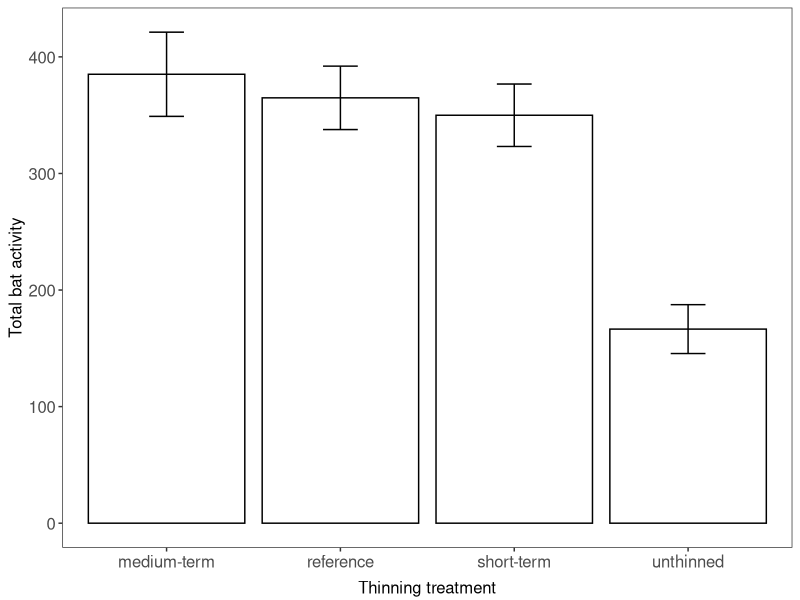

R code for this plot:
## ---- chunk 1
library(dplyr)
## ---- chunk 2
Bats <- read.csv(file="Bats_data.csv", header=T, stringsAsFactors=F)
## ---- chunk 3
summarise(Bats, Mean.Activity=mean(Activity))
## ---- chunk 4
summarise(Bats, mean.activity=mean(Activity),       # mean
          min.Activity=min(Activity),               # minimum
          max.Activity=max(Activity),               # maximum
          med.Activity=median(Activity),            # median
          sd.Activity=sd(Activity),                 # standard deviation
          var.Activity=var(Activity),               # variance
          n.Activity=n(),                           # sample size
          se.Activity=sd.Activity/sqrt(n.Activity), # standard error
          IQR.Activity=IQR(Activity))               # interquartile range
## ---- chunk 5
summarise(Bats, first.site=first(Site),     # first value in Site variable
          last.Site=last(Site),             # last value in Site variable
          third.Site=nth(Site, 3),          # nth value of Site
          n.Sites=n_distinct(Site))         # number of distinct sites
## ---- chunk 6
Bats_by_Treatment <- group_by(Bats, Treatment.thinned)
## ---- chunk 7
Treatment.summary <- summarise(Bats_by_Treatment, 
                  mean.Activity=mean(Activity),             # mean
                  min.Activity=min(Activity),               # minimum
                  max.Activity=max(Activity),               # maximum
                  med.Activity=median(Activity),            # median
                  sd.Activity=sd(Activity),                 # standard deviation
                  var.Activity=var(Activity),               # variance
                  n.Activity=n(),                           # sample size
                  se.Activity=sd.Activity/sqrt(n.Activity), # standard error
                  IQR.Activity=IQR(Activity))               # interquartile range

## ---- chunk 8
Treatment.summary <- as.data.frame(Treatment.summary)
## ---- chunk 9
Treatment.summary <- Bats %>%                          
  group_by(Treatment.thinned) %>%
  summarise(mean.Activity=mean(Activity),             # mean
            min.Activity=min(Activity),               # minimum
            max.Activity=max(Activity),               # maximum
            med.Activity=median(Activity),            # median
            sd.Activity=sd(Activity),                 # standard deviation
            var.Activity=var(Activity),               # variance
            n.Activity=n(),                           # sample size
            se.Activity=sd.Activity/sqrt(n.Activity), # standard error
            IQR.Activity=IQR(Activity))               # interquartile range
## ---- chunk 10
Bats$Activity2 <- Bats$Activity
Bats$Activity2[1:4] <- rep(NA, 4)
## ---- chunk 11
summarise(Bats, mean.Activity=mean(Activity2))              
## ---- chunk 12
summarise(Bats, mean.Activity=mean(Activity2, na.rm=TRUE))              
## ---- chunk 13
length(Bats$Activity2[!is.na(Bats$Activity2)])
## ---- chunk 14
library(ggplot2)

plot1 <- ggplot(data=Treatment.summary, aes(x=Treatment.thinned, y=mean.Activity)) + 
  geom_bar(stat="identity", colour="black", fill="white", position=position_identity()) +
  theme_bw() +
  theme(legend.position="none", 
        panel.grid.major = element_blank(),
        panel.grid.minor = element_blank(),
        axis.title.x=element_text(vjust=-0.3, size=12),
        axis.title.y=element_text(vjust=0.8, size=12),
        axis.text.x=element_text(size=12),
        axis.text.y=element_text(size=12)) +
  scale_y_continuous(name="Total bat activity") +
  scale_x_discrete(name="Thinning treatment") +
  geom_errorbar(aes(ymin=mean.Activity-se.Activity, ymax=mean.Activity+se.Activity),width=.2,
                position=position_dodge(0.9)) 

print(plot1)
## ---- chunk 15
date()
